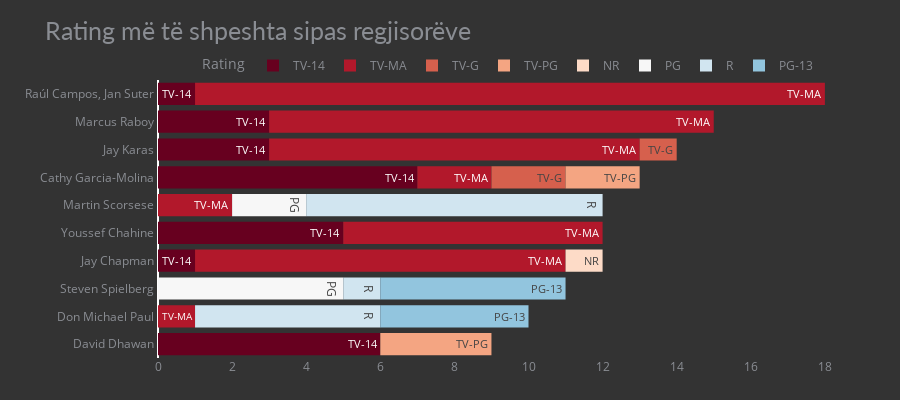

Here is the notebook cell this chart was saved with:
### Code cell
directors=dataseti.director.value_counts()[0:10].index.values
data=pd.DataFrame({"Director":[],"Rating":[],"Movie":[]})
for i in range(len(directors)):
    rating=dataseti[dataseti["director"]==directors[i]].groupby(['rating'])["rating"].count().index.values
    counts=dataseti[dataseti["director"]==directors[i]].groupby(['rating'])["rating"].count().values
    
    for k in range(len(rating)):
        data = data.append({'Director': directors[i] , "Rating":rating[k],"Movie": counts[k] }, ignore_index=True)

fig = px.bar(data, x="Movie",y="Director", color="Rating", title="Rating më të shpeshta sipas regjisorëve" , color_discrete_sequence=px.colors.sequential.RdBu , text='Rating')
fig.update_xaxes(showgrid=False)
fig.update_yaxes(showgrid=False, categoryorder='total ascending', ticksuffix=' ', showline=False)
fig.update_traces(hovertemplate=None, marker=dict(line=dict(width=0)))
fig.update_layout(margin=dict(t=80, b=0, l=70, r=40),hovermode="y unified",xaxis_title=' ', yaxis_title=" ", height=400,
plot_bgcolor='#333', paper_bgcolor='#333',title_font=dict(size=25, color='#8a8d93', family="Lato, sans-serif"),
font=dict(color='#8a8d93'),legend=dict(orientation="h", yanchor="bottom", y=1, xanchor="center", x=0.5),
hoverlabel=dict(bgcolor="black", font_size=15, font_family="Lato, sans-serif")) 
fig.show()

### Figure 1 — Plotly figure (JSON) as saved in the notebook; plotly's stock layout.template omitted (floating-point values rounded to 4 significant figures)
{"data": [{"alignmentgroup": "True", "legendgroup": "TV-14", "marker": {"color": "rgb(103,0,31)", "line": {"width": 0}, "pattern": {"shape": ""}}, "name": "TV-14", "offsetgroup": "TV-14", "orientation": "h", "showlegend": true, "text": ["TV-14", "TV-14", "TV-14", "TV-14", "TV-14", "TV-14", "TV-14"], "textposition": "auto", "type": "bar", "x": [1, 3, 3, 7, 1, 5, 6], "xaxis": "x", "y": ["Raúl Campos, Jan Suter", "Marcus Raboy", "Jay Karas", "Cathy Garcia-Molina", "Jay Chapman", "Youssef Chahine", "David Dhawan"], "yaxis": "y"}, {"alignmentgroup": "True", "legendgroup": "TV-MA", "marker": {"color": "rgb(178,24,43)", "line": {"width": 0}, "pattern": {"shape": ""}}, "name": "TV-MA", "offsetgroup": "TV-MA", "orientation": "h", "showlegend": true, "text": ["TV-MA", "TV-MA", "TV-MA", "TV-MA", "TV-MA", "TV-MA", "TV-MA", "TV-MA"], "textposition": "auto", "type": "bar", "x": [17, 12, 10, 2, 10, 7, 2, 1], "xaxis": "x", "y": ["Raúl Campos, Jan Suter", "Marcus Raboy", "Jay Karas", "Cathy Garcia-Molina", "Jay Chapman", "Youssef Chahine", "Martin Scorsese", "Don Michael Paul"], "yaxis": "y"}, {"alignmentgroup": "True", "legendgroup": "TV-G", "marker": {"color": "rgb(214,96,77)", "line": {"width": 0}, "pattern": {"shape": ""}}, "name": "TV-G", "offsetgroup": "TV-G", "orientation": "h", "showlegend": true, "text": ["TV-G", "TV-G"], "textposition": "auto", "type": "bar", "x": [1, 2], "xaxis": "x", "y": ["Jay Karas", "Cathy Garcia-Molina"], "yaxis": "y"}, {"alignmentgroup": "True", "legendgroup": "TV-PG", "marker": {"color": "rgb(244,165,130)", "line": {"width": 0}, "pattern": {"shape": ""}}, "name": "TV-PG", "offsetgroup": "TV-PG", "orientation": "h", "showlegend": true, "text": ["TV-PG", "TV-PG"], "textposition": "auto", "type": "bar", "x": [2, 3], "xaxis": "x", "y": ["Cathy Garcia-Molina", "David Dhawan"], "yaxis": "y"}, {"alignmentgroup": "True", "legendgroup": "NR", "marker": {"color": "rgb(253,219,199)", "line": {"width": 0}, "pattern": {"shape": ""}}, "name": "NR", "offsetgroup": "NR", "orientation": "h", "showlegend": true, "text": ["NR"], "textposition": "auto", "type": "bar", "x": [1], "xaxis": "x", "y": ["Jay Chapman"], "yaxis": "y"}, {"alignmentgroup": "True", "legendgroup": "PG", "marker": {"color": "rgb(247,247,247)", "line": {"width": 0}, "pattern": {"shape": ""}}, "name": "PG", "offsetgroup": "PG", "orientation": "h", "showlegend": true, "text": ["PG", "PG"], "textposition": "auto", "type": "bar", "x": [2, 5], "xaxis": "x", "y": ["Martin Scorsese", "Steven Spielberg"], "yaxis": "y"}, {"alignmentgroup": "True", "legendgroup": "R", "marker": {"color": "rgb(209,229,240)", "line": {"width": 0}, "pattern": {"shape": ""}}, "name": "R", "offsetgroup": "R", "orientation": "h", "showlegend": true, "text": ["R", "R", "R"], "textposition": "auto", "type": "bar", "x": [8, 1, 5], "xaxis": "x", "y": ["Martin Scorsese", "Steven Spielberg", "Don Michael Paul"], "yaxis": "y"}, {"alignmentgroup": "True", "legendgroup": "PG-13", "marker": {"color": "rgb(146,197,222)", "line": {"width": 0}, "pattern": {"shape": ""}}, "name": "PG-13", "offsetgroup": "PG-13", "orientation": "h", "showlegend": true, "text": ["PG-13", "PG-13"], "textposition": "auto", "type": "bar", "x": [5, 4], "xaxis": "x", "y": ["Steven Spielberg", "Don Michael Paul"], "yaxis": "y"}], "layout": {"barmode": "relative", "font": {"color": "#8a8d93"}, "height": 400, "hoverlabel": {"bgcolor": "black", "font": {"family": "Lato, sans-serif", "size": 15}}, "hovermode": "y unified", "legend": {"orientation": "h", "title": {"text": "Rating"}, "tracegroupgap": 0, "x": 0.5, "xanchor": "center", "y": 1, "yanchor": "bottom"}, "margin": {"b": 0, "l": 70, "r": 40, "t": 80}, "paper_bgcolor": "#333", "plot_bgcolor": "#333", "title": {"font": {"color": "#8a8d93", "family": "Lato, sans-serif", "size": 25}, "text": "Rating më të shpeshta sipas regjisorëve"}, "xaxis": {"anchor": "y", "domain": [0, 1], "showgrid": false, "title": {"text": " "}}, "yaxis": {"anchor": "x", "categoryorder": "total ascending", "domain": [0, 1], "showgrid": false, "showline": false, "ticksuffix": " ", "title": {"text": " "}}}}
